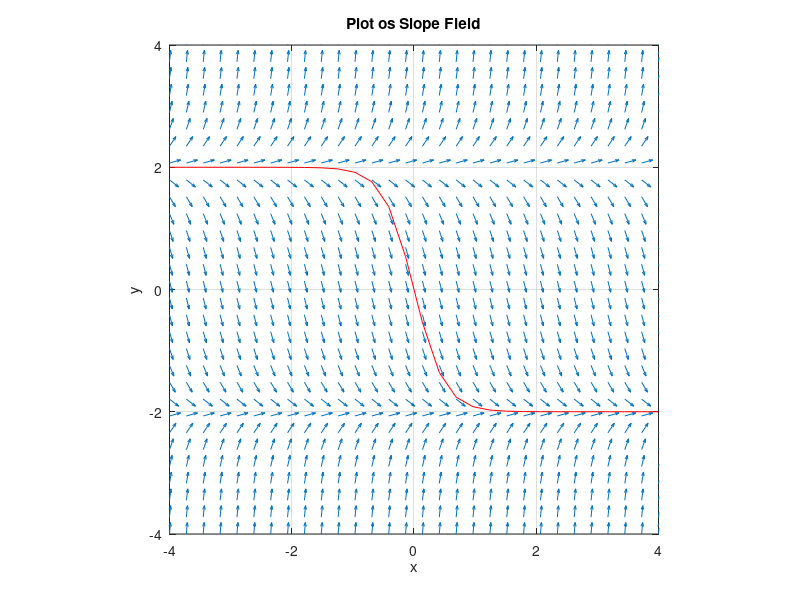

The MATLAB script that drew this image:
# Slope Fields
% define input values
clear; clc;             % clear memory
tic;
x = linspace(-4,4,30);  % Define linear space
y = x;                  % copy x into y
[X Y] = meshgrid(x,y);  % create grid
f = @(x,y)(y + 2).*(y-2); % define function rhs of DE

% deltay , relative to 1 unit deltax
dY = f(X,Y);
dX = ones(size(dY)) ;


L = sqrt(dX.^2 + dY.^2) ;     % used to normalize vectors

% plot the field
quiver(X,Y,dX./L ,dY./L ,0.5) % scaling factor 0.5

axis([-4 4 -4 4],'square');
grid on;
title('Plot os Slope Field');
xlabel('x');
ylabel('y');
hold on;

% Graph of particular solution
g = @(x,y)(-2*exp(4*x) + 2) ./ (1 + exp(4*x));
plot(x,g(x,y),'r');
disp('*************************');
disp('Summary of Results');
toc;                % end timer and display time
disp('End of Run')  % tell user code has ended 
disp('*************************');